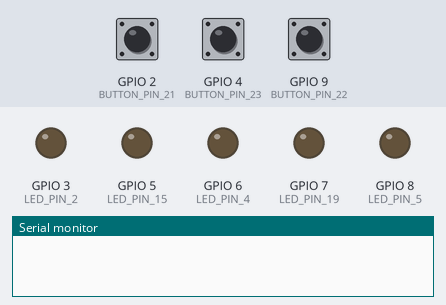
A sketch run on a simulated ESP32-S3. Parts: output pins drawn as LEDs (lit = HIGH), the last lines printed to the serial monitor. Inputs (shaded band) come from the test bench; at power-on: GPIO 4 (BUTTON_PIN_23) HIGH, GPIO 2 (BUTTON_PIN_21) HIGH, GPIO 9 (BUTTON_PIN_22) HIGH.

Above: at 1.2 s.
1.3 s: GPIO 4 (BUTTON_PIN_23) pulled LOW for 3.2 s
At 6.5 s:
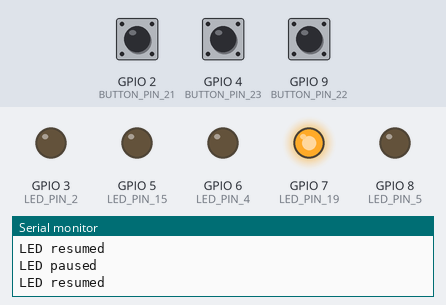
6.8 s: GPIO 2 (BUTTON_PIN_21) pulled LOW for 0.15 s
At 8.6 s:
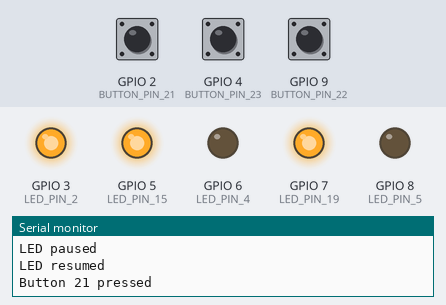
9.3 s: GPIO 9 (BUTTON_PIN_22) pulled LOW for 0.15 s
At 11.5 s:
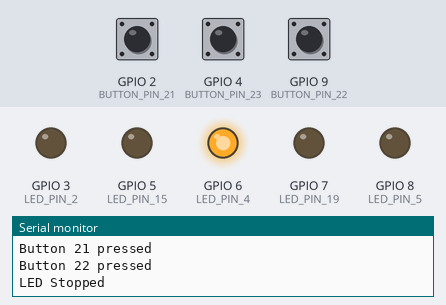
11.8 s: GPIO 4 (BUTTON_PIN_23) pulled LOW for 0.15 s
At 12.6 s:
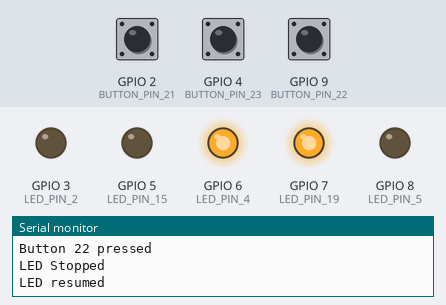
14.3 s: GPIO 4 (BUTTON_PIN_23) pulled LOW for 1 s
At 16.5 s:
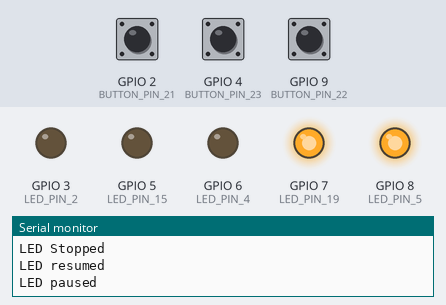
16.8 s: GPIO 2 (BUTTON_PIN_21) pulled LOW for 1 s
At 17.6 s:
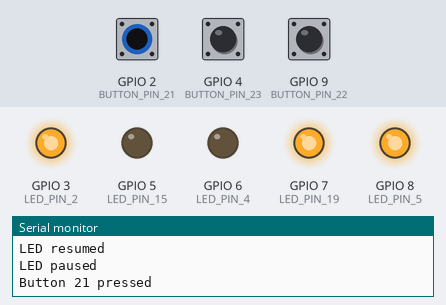
Timing chart, 0 to 19.8 s (numbered marks = the images above; inputs shaded):
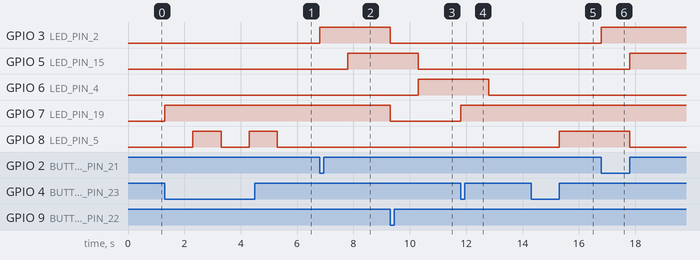

The sketch:

GPIO-ESP32.ino
```cpp
#include "BlinkTimes.h"

// define pins for LED and push buttons
const int LED_PIN_2 = 3;  //connect motor to pin 3
const int BUTTON_PIN_21 = 2;  //connect start push button to pin 2.
const int BUTTON_PIN_22 = 9;  //connect stop push button to pin 9.
const int BUTTON_PIN_23 = 4;  //connect pause/resume push button to pin 4.

const int LED_PIN_15 = 5;  //connect start led button to pin 5.
const int LED_PIN_4 = 6;  //connect stop led button to pin 6.
const int LED_PIN_5 = 8;   //connect pause/resume led button to pin 8.
const int LED_PIN_19 = 7;  //connect status led button to pin 7.


// define variables for LED state and blink interval
bool ledOn = false;
bool paused = false;
int lastButton = 0;


unsigned long lastBlinkTime = 0;
int blinkIndex = 0; // index to keep track of which blink time to use


void setup() {
  // initialize LED pin as output
  pinMode(LED_PIN_2, OUTPUT);

  // initialize button pins as inputs with pull-up resistors
  pinMode(BUTTON_PIN_21, INPUT_PULLUP);
  pinMode(BUTTON_PIN_22, INPUT_PULLUP);
  pinMode(BUTTON_PIN_23, INPUT_PULLUP);

  pinMode(LED_PIN_15, OUTPUT);
  pinMode(LED_PIN_4, OUTPUT);
  pinMode(LED_PIN_5, OUTPUT);
  pinMode(LED_PIN_19, OUTPUT);


  // start serial communication
  Serial.begin(9600);
}

void loop() {
          lastBlinkTime = millis(); // initialize last blink time to current time

  static unsigned long elapsedTime = 0;

  while (true) {

    // check if button 21 is pressed
    if (digitalRead(BUTTON_PIN_21) == LOW) {
        lastButton = 21;
        ledOn = true;
        paused = false; // resume blinking if previously paused
        blinkIndex = 0; // reset blink index to start from beginning of array
        digitalWrite(LED_PIN_2, HIGH); // turn on LED
        digitalWrite(LED_PIN_19, HIGH); // turn on LED19
        Serial.println("Button 21 pressed"); // output message to serial monitor
        delay(1000); // debounce delay
        elapsedTime = 0; // reset elapsed time
        lastBlinkTime = millis(); // initialize last blink time to current time
    }

    // check if button 22 is pressed
    if (digitalRead(BUTTON_PIN_22) == LOW) {
        lastButton = 22;
        ledOn = false; // turn off LED
        paused = true; // pause blinking
        digitalWrite(LED_PIN_2, LOW); // turn off LED
        digitalWrite(LED_PIN_19, LOW); // turn off LED19
        Serial.println("Button 22 pressed"); // output message to serial monitor
        Serial.println("LED Stopped"); // output message to serial monitor
        delay(1000); // debounce delay
        elapsedTime = 0; // reset elapsed time
    }

    // check if button 23 is pressed
    if (digitalRead(BUTTON_PIN_23) == LOW) {
      lastButton = 23;
      digitalWrite(LED_PIN_19, HIGH); // turn on LED19
      paused = !paused; // toggle pause state
      if (paused) {
        Serial.println("LED paused"); // output message to serial monitor
        elapsedTime = (millis() - lastBlinkTime) / 1000; // calculate elapsed time
      } else {
                lastButton = 233;

        Serial.println("LED resumed"); // output message to serial monitor
        lastBlinkTime = millis() - (elapsedTime * 1000); // subtract elapsed time from current time
      }
      delay(1000); // debounce delay
    }

    switch (lastButton) {
  case 21:
    digitalWrite(LED_PIN_15, ledOn);
    digitalWrite(LED_PIN_4, LOW);
    digitalWrite(LED_PIN_5, LOW);
    break;
  case 22:
    digitalWrite(LED_PIN_15, LOW);
    digitalWrite(LED_PIN_4, HIGH); // turn on LED_PIN_4
    digitalWrite(LED_PIN_5, LOW);
    break;
  case 23:
    digitalWrite(LED_PIN_15, LOW);
    digitalWrite(LED_PIN_4, LOW);
    digitalWrite(LED_PIN_5, HIGH);
    break;
  case 233:
    digitalWrite(LED_PIN_15, ledOn);
    digitalWrite(LED_PIN_4, LOW); // turn on LED_PIN_4
    digitalWrite(LED_PIN_5, LOW);
    break;
  default:
    digitalWrite(LED_PIN_15, ledOn);
    digitalWrite(LED_PIN_4, LOW);
    digitalWrite(LED_PIN_5, LOW);
    break;
}


    // blink LED according to on/off times if not paused
    if (!paused && (millis() - lastBlinkTime) >= (blinkTimes[blinkIndex] * 1000)) {
      lastBlinkTime = millis();
      if (ledOn) {
        digitalWrite(LED_PIN_2, !digitalRead(LED_PIN_2)); // toggle LED
        Serial.println(digitalRead(LED_PIN_2) ? "LED off" : "LED on"); // output LED state to serial monitor

      }
      Serial.print("Time (sec): "); // output blink time to serial monitor
      Serial.println(blinkTimes[blinkIndex]);
      elapsedTime = 0; // reset elapsed time
      blinkIndex++; // increment blink index to move to next blink time
      if (blinkIndex >= 24) {
        blinkIndex = 0; // reset blink index to start from beginning of array
      }
    }
  }
}
```

BlinkTimes.h
```cpp
#ifndef BLINK_TIMES_H
#define BLINK_TIMES_H

const unsigned long SECONDS = 1;
const unsigned long times = SECONDS * 60;

//################################################### All values are stored in Minutes ##############################################################

extern unsigned long blinkTimes[24] = {
  1 * times,   // On Sequence 1 (in minutes)
  1 * times,   // Off Sequence 2 (in minutes)

  2 * times,   // On Sequence 3 (in minutes)
  1 * times,   // Off Sequence 4 (in minutes)

  1 * times,   // On Sequence 5 (in minutes)
  1 * times,   // Off Sequence 6 (in minutes)

  2 * times,   // On Sequence 7 (in minutes)
  1 * times,   // Off Sequence 8 (in minutes)

  1 * times,   // On Sequence 9 (in minutes)
  1 * times,   // Off Sequence 10 (in minutes)

  2 * times,   // On Sequence 11 (in minutes)
  1 * times,   // Off Sequence 12 (in minutes)

  1 * times,   // On Sequence 13 (in minutes)
  1 * times,   // Off Sequence 14 (in minutes)

  2 * times,   // On Sequence 15 (in minutes)
  1 * times,   // Off Sequence 16 (in minutes)

  1 * times,   // On Sequence 17 (in minutes)
  1 * times,   // Off Sequence 18 (in minutes)

  2 * times,   // On Sequence 19 (in minutes)
  1 * times,   // Off Sequence 20 (in minutes)

  1 * times,   // On Sequence 21 (in minutes)
  1 * times,   // Off Sequence 22 (in minutes)

  2 * times,   // On Sequence 23 (in minutes)
  1 * times,   // Off Sequence 24 (in minutes)


};

#endif
```

Measured:
- after the input at 1.3 s, GPIO 7 (LED_PIN_19): LOW → HIGH at once; GPIO 8 (LED_PIN_5): alternates HIGH for 1.0 s and LOW for 1.0 s, starting after 1.0 s
- after the input at 6.8 s, GPIO 3 (LED_PIN_2): LOW → HIGH at once; GPIO 5 (LED_PIN_15): LOW → HIGH after 1.0 s
- after the input at 9.3 s, GPIO 3 (LED_PIN_2), GPIO 7 (LED_PIN_19): HIGH → LOW at once; GPIO 5 (LED_PIN_15): HIGH → LOW after 1.0 s; GPIO 6 (LED_PIN_4): LOW → HIGH after 1.0 s
- after the input at 11.8 s, GPIO 6 (LED_PIN_4): HIGH → LOW after 1.0 s; GPIO 7 (LED_PIN_19): LOW → HIGH at once
- after the input at 14.3 s, GPIO 8 (LED_PIN_5): LOW → HIGH after 1.0 s
- after the input at 16.8 s, GPIO 3 (LED_PIN_2): LOW → HIGH at once; GPIO 5 (LED_PIN_15): LOW → HIGH after 1.0 s; GPIO 8 (LED_PIN_5): HIGH → LOW after 1.0 s
